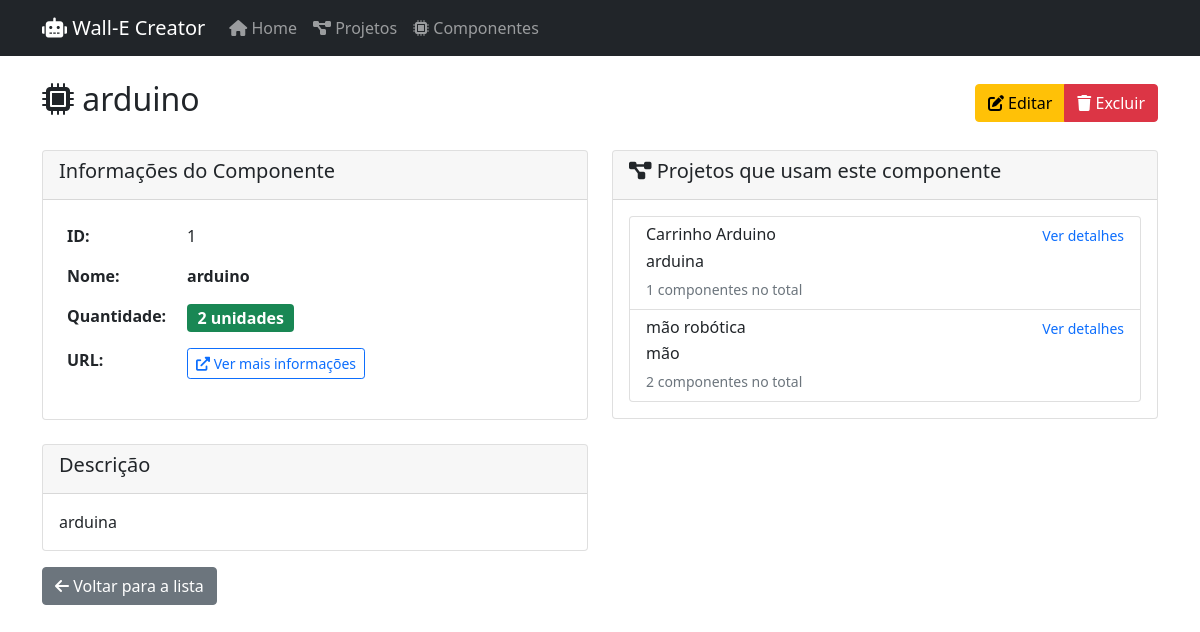
/componente/detalhes/1, run on an earlier commit of the app's database.
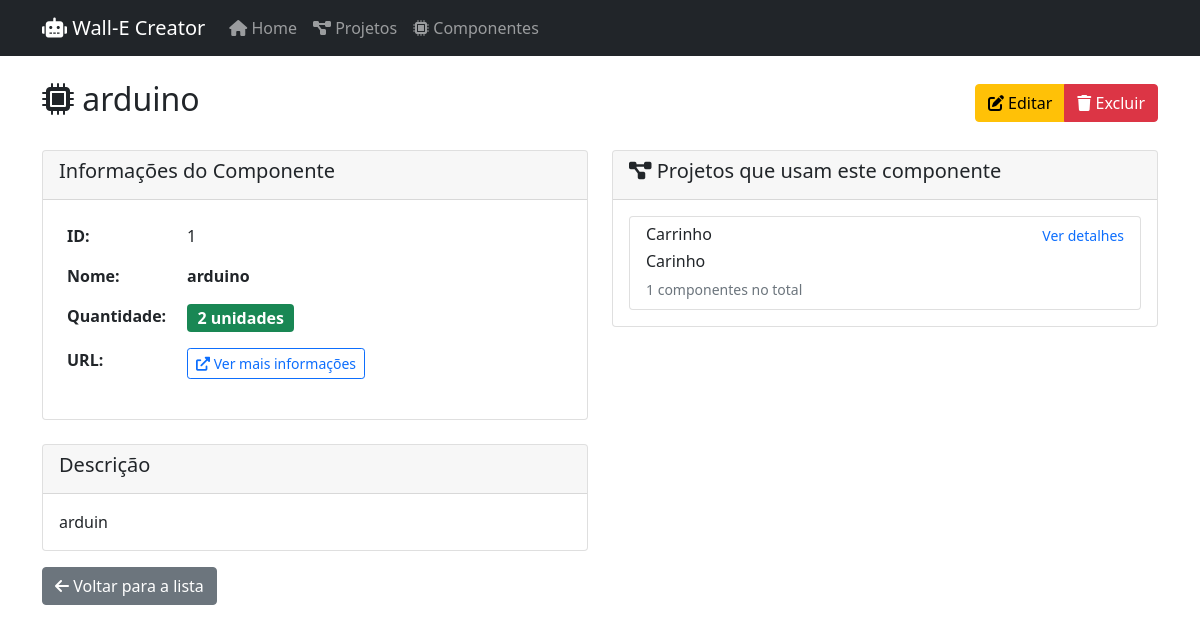
And on a later commit of the database.
### app/models.py (models this page shows, shortened)
class Componente(db.Model):
    id: so.Mapped[int] = so.mapped_column(primary_key=True)
    nome: so.Mapped[str] = so.mapped_column(sa.String(100), index=True)
    descricao: so.Mapped[str] = so.mapped_column(sa.Text)
    url: so.Mapped[str] = so.mapped_column(sa.String(200))
    quantidade: so.Mapped[int] = so.mapped_column(sa.Integer, default=0)
    projetos: so.Mapped[List[Projeto]] = so.relationship(
        'Projeto',
        secondary='projeto_componente',
        back_populates='componentes'
    )

class Projeto(db.Model):
    id: so.Mapped[int] = so.mapped_column(primary_key=True)
    nome: so.Mapped[str] = so.mapped_column(sa.String(100), index=True, unique=True)
    descricao: so.Mapped[str] = so.mapped_column(sa.Text)
    url: so.Mapped[str] = so.mapped_column(sa.String(200))
    componentes: so.Mapped[List['Componente']] = so.relationship(
        'Componente',
        secondary='projeto_componente',
        back_populates='projetos'
    )

### app/routes.py (the view)
@bp.route('/componente/detalhes/<int:id>')
def detalhes_componente(id):
    componente = db.session.get(Componente, id)
    if not componente:
        flash('Componente não encontrado.', 'error')
        return redirect(url_for('main.lista_componentes'))
    return render_template('detalhes_componente.html', title=componente.nome, componente=componente)

### app/templates/detalhes_componente.html
{% extends "base.html" %}
{% block content %}
<div class="d-flex justify-content-between align-items-center mb-4">
    <h2><i class="fas fa-microchip"></i> {{ componente.nome }}</h2>
    <div class="btn-group">
        <a href="{{ url_for('main.editar_componente', id=componente.id) }}" class="btn btn-warning">
            <i class="fas fa-edit"></i> Editar
        </a>
        <a href="{{ url_for('main.excluir_componente', id=componente.id) }}" class="btn btn-danger"
           onclick="return confirm('Tem certeza que deseja excluir este componente?')">
            <i class="fas fa-trash"></i> Excluir
        </a>
    </div>
</div>
<div class="row">
    <div class="col-md-6">
        <div class="card mb-4">
            <div class="card-header">
                <h5>Informações do Componente</h5>
            </div>
            <div class="card-body">
                <table class="table table-borderless">
                    <tr>
                        <th width="120">ID:</th>
                        <td>{{ componente.id }}</td>
                    </tr>
                    <tr>
                        <th>Nome:</th>
                        <td><strong>{{ componente.nome }}</strong></td>
                    </tr>
                    <tr>
                        <th>Quantidade:</th>
                        <td>
                            <span class="badge bg-{{ 'success' if componente.quantidade > 0 else 'warning' }} fs-6">
                                {{ componente.quantidade }} unidades
                            </span>
                        </td>
                    </tr>
                    <tr>
                        <th>URL:</th>
                        <td>
                            <a href="{{ componente.url }}" target="_blank" class="btn btn-sm btn-outline-primary">
                                <i class="fas fa-external-link-alt"></i> Ver mais informações
                            </a>
                        </td>
                    </tr>
                </table>
            </div>
        </div>
        <div class="card">
            <div class="card-header">
                <h5>Descrição</h5>
            </div>
            <div class="card-body">
                <p class="card-text">{{ componente.descricao }}</p>
            </div>
        </div>
    </div>
    <div class="col-md-6">
        <div class="card">
            <div class="card-header">
                <h5><i class="fas fa-project-diagram"></i> Projetos que usam este componente</h5>
            </div>
            <div class="card-body">
                {% if componente.projetos %}
                    <div class="list-group">
                        {% for projeto in componente.projetos %}
                            <a href="{{ url_for('main.detalhes_projeto', id=projeto.id) }}" class="list-group-item list-group-item-action">
                                <div class="d-flex w-100 justify-content-between">
                                    <h6 class="mb-1">{{ projeto.nome }}</h6>
                                    <small class="text-primary">Ver detalhes</small>
                                </div>
                                <p class="mb-1">{{ projeto.descricao[:80] }}{% if projeto.descricao|length > 80 %}...{% endif %}</p>
                                <small class="text-muted">{{ projeto.componentes|length }} componentes no total</small>
                            </a>
                        {% endfor %}
                    </div>
                {% else %}
                    <div class="alert alert-info">
                        <i class="fas fa-info-circle"></i> Este componente não está sendo usado em nenhum projeto ainda.
                    </div>
                {% endif %}
            </div>
        </div>
    </div>
</div>
<div class="mt-3">
    <a href="{{ url_for('main.lista_componentes') }}" class="btn btn-secondary">
        <i class="fas fa-arrow-left"></i> Voltar para a lista
    </a>
</div>
{% endblock %}

What changed in the data, as far as the page shows it:
removed Projeto: nome "mão robótica", descricao "mão", componentes|length "2"
changed Componente "arduino": descricao "arduina" → "arduin"
changed Projeto: nome "Carrinho Arduino" → "Carrinho"; descricao "arduina" → "Carinho"
